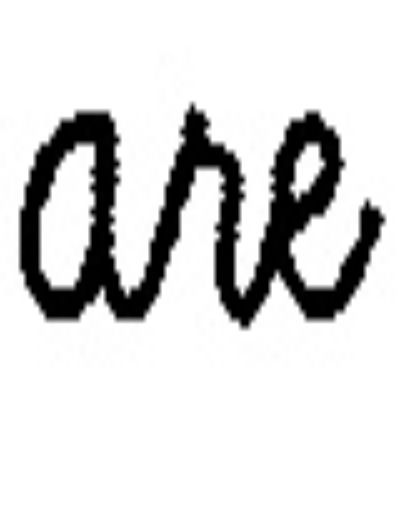
#> input picture src/result/words/0.png, 405 x 512 px; its folder holds only this picture in this run
$ python center-align.py   (older library calls are emulated)
#> lines starting #> are read from the running program, lines starting #| are printed output that depends on the picture; after the words box and inside, x2 and y2 are one past the last pixel; in counts of white or black regions, pixels touching at a corner belong together
# -*- coding: utf-8 -*-
"""
Created on Wed Jul 10 18:44:43 2019

@author: 726094
"""

import numpy as np
import cv2
import os


def add_padding(img, pad_l, pad_t, pad_r, pad_b):

    height, width = img.shape
    #Adding padding to the left side.
    pad_left = np.zeros((height, pad_l), dtype = np.int)
    img = np.concatenate((pad_left, img), axis = 1)

    #Adding padding to the top.
    pad_up = np.zeros((pad_t, pad_l + width))
    img = np.concatenate((pad_up, img), axis = 0)

    #Adding padding to the right.
    pad_right = np.zeros((height + pad_t, pad_r))
    img = np.concatenate((img, pad_right), axis = 1)

    #Adding padding to the bottom
    pad_bottom = np.zeros((pad_b, pad_l + width + pad_r))
    img = np.concatenate((img, pad_bottom), axis = 0)

    return img


images = []
folder='./result/words/'
for filename in os.listdir(folder):
    img = cv2.imread(os.path.join(folder,filename),0)
#> img is the input picture: shape (512, 405); min 0, max 255, mean 216.6
    th, a = cv2.threshold(img, 127, 255,cv2.THRESH_OTSU)
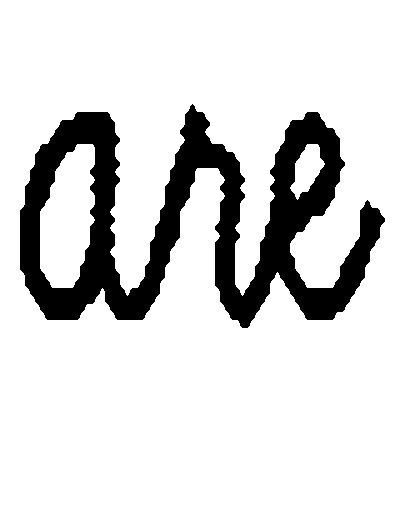
#> a: shape (512, 405); 84.9% white; 1 black region, box (x1, y1, x2, y2) and area: (20, 104, 385, 328) 31277
#> th = 132
    print(len(a))
#| 512
    rowStart, rowEnd, colStart, colEnd  = 0,len(a),0,0
#> rowStart = 0; rowEnd = 512; colStart = 0; colEnd = 0
    if a is None:
        continue
    for row in a:
        empty = True
        for col in row:
            if col!=255:
                empty=False
                break
        if empty:
            rowStart+=1
        else:
            break
#> this loop made 105 passes
#> after the loop, rowStart = 104
    for row in a[::-1]:
        empty = True
        for col in row:
            if col!=255:
                empty=False
                break
        if empty:
            rowEnd-=1
        else:
            break
#> this loop made 185 passes
#> rowEnd on passes 1 to 12: 511, 510, 509, 508, 507, 506, 505, 504, 503, 502, 501, 500
#> after the loop, rowEnd = 328
    cropped = a[rowStart:rowEnd][0:len(a[0])]
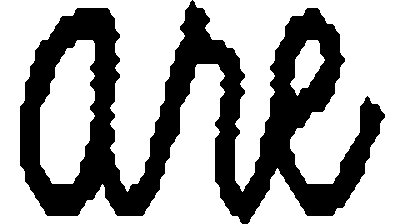
#> cropped: shape (224, 405); 65.5% white; 1 black region, box (x1, y1, x2, y2) and area: (20, 0, 385, 224) 31277
    cv2.imwrite('./result/mod_images/'+filename,cropped)


    # [10 lines of commented-out code are left out]

print("Images resized and saved into designated folder")

$ run again, on src/result/words/4.png
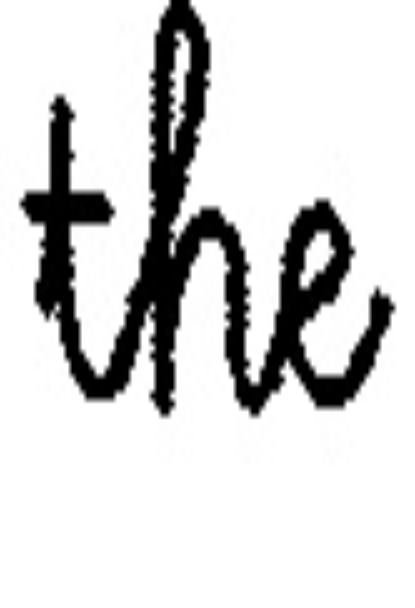
#> input picture src/result/words/4.png, 415 x 608 px
#> img is the input picture: shape (608, 415); min 0, max 255, mean 212.6
#> `th, a = cv2.threshold(img, 127, 255,cv2.THRESH_OTSU)`:
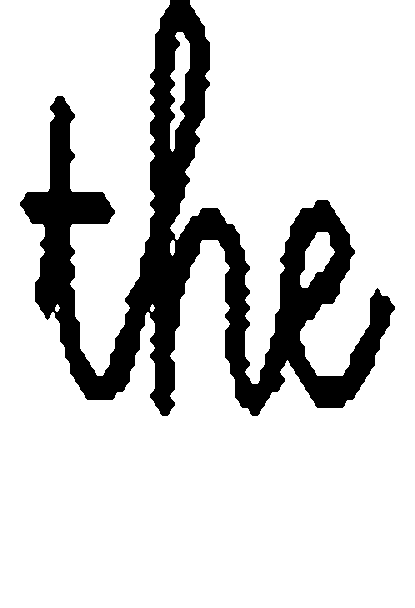
#> a: shape (608, 415); 83.3% white; 1 black region, box (x1, y1, x2, y2) and area: (20, 0, 395, 416) 42089
#> th = 132
#| 608
#> `rowStart, rowEnd, colStart, colEnd  = 0,len(a),0,0`: rowStart = 0; rowEnd = 608; colStart = 0
#> the loop `for row in a:` made 1 pass
#> the loop `for row in a[::-1]:` made 193 passes
#> rowEnd on passes 1 to 8: 607, 606, 605, 604, 603, 602, 601, 600
#> after the loop `for row in a[::-1]:`: rowEnd = 416
#> `cropped = a[rowStart:rowEnd][0:len(a[0])]`:
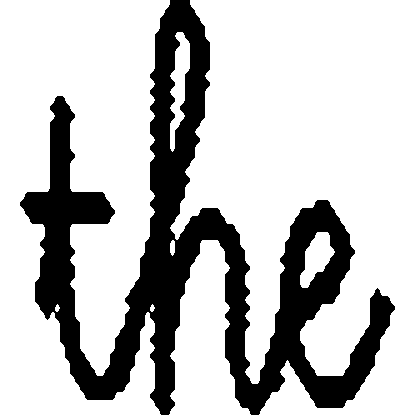
#> cropped: shape (415, 415); 75.6% white; 1 black region, box (x1, y1, x2, y2) and area: (20, 0, 395, 415) 42077

$ run again, on src/result/words/5.png
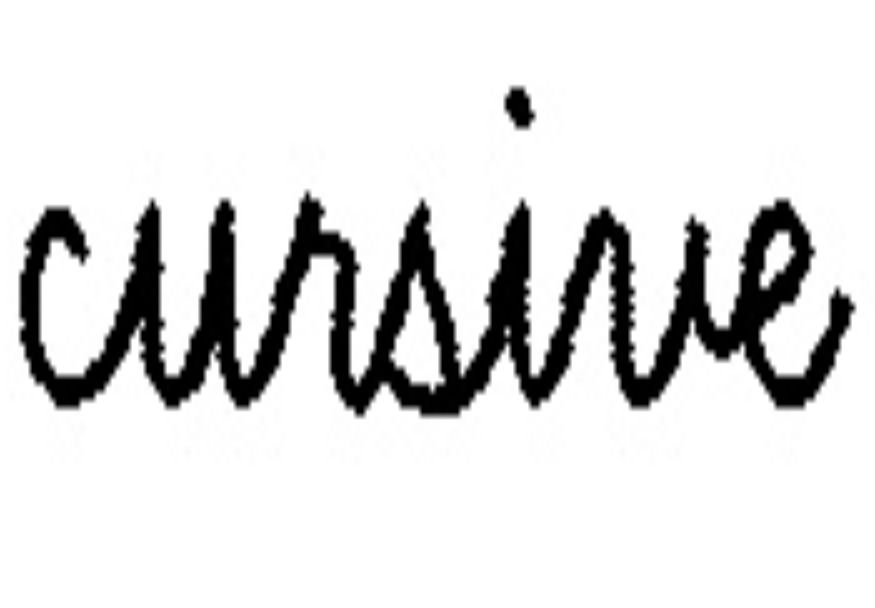
#> input picture src/result/words/5.png, 875 x 608 px
#> img is the input picture: shape (608, 875); min 0, max 255, mean 222.2
#> `th, a = cv2.threshold(img, 127, 255,cv2.THRESH_OTSU)`:
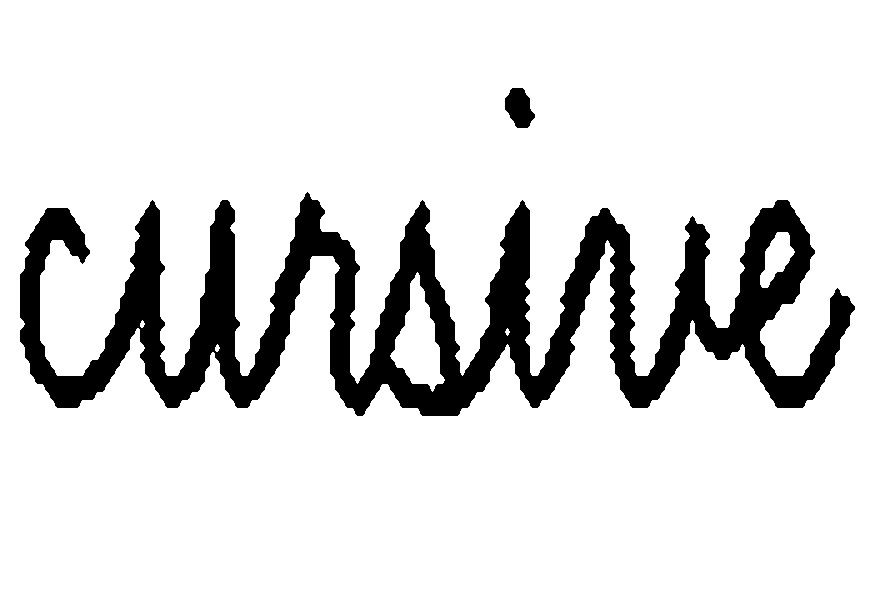
#> a: shape (608, 875); 87.1% white; 2 black regions, box (x1, y1, x2, y2) and area: (20, 192, 855, 416) 67847, (505, 88, 535, 128) 834
#> th = 133
#| 608
#> `rowStart, rowEnd, colStart, colEnd  = 0,len(a),0,0`: rowStart = 0; rowEnd = 608; colStart = 0
#> the loop `for row in a:` made 89 passes
#> after the loop `for row in a:`: rowStart = 88
#> the loop `for row in a[::-1]:` made 193 passes
#> rowEnd on passes 1 to 8: 607, 606, 605, 604, 603, 602, 601, 600
#> after the loop `for row in a[::-1]:`: rowEnd = 416
#> `cropped = a[rowStart:rowEnd][0:len(a[0])]`:
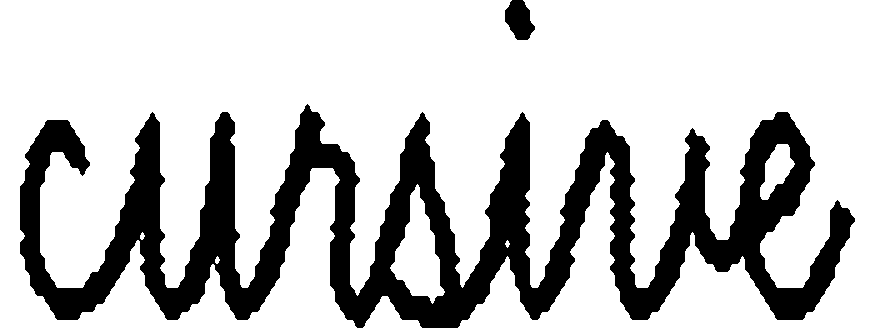
#> cropped: shape (328, 875); 76.1% white; 2 black regions, box (x1, y1, x2, y2) and area: (20, 104, 855, 328) 67847, (505, 0, 535, 40) 834

$ run again, on src/result/words/1.png
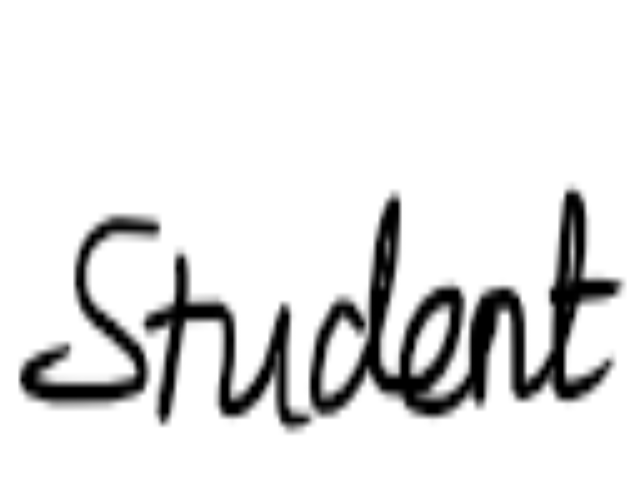
#> input picture src/result/words/1.png, 641 x 496 px
#> img is the input picture: shape (496, 641); min 0, max 255, mean 227.6
#> `th, a = cv2.threshold(img, 127, 255,cv2.THRESH_OTSU)`:
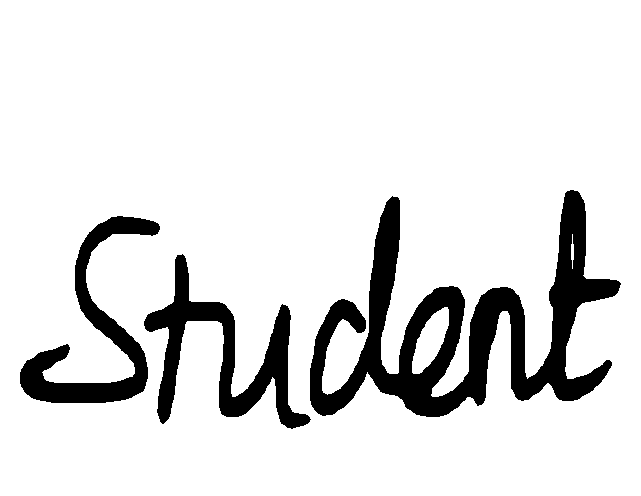
#> a: shape (496, 641); 88.2% white; 3 black regions, box (x1, y1, x2, y2) and area: (310, 190, 621, 417) 22824, (144, 254, 311, 429) 7892, (20, 216, 160, 403) 6721
#> th = 150
#| 496
#> `rowStart, rowEnd, colStart, colEnd  = 0,len(a),0,0`: rowStart = 0; rowEnd = 496; colStart = 0
#> after the loop `for row in a:`: rowStart = 190
#> the loop `for row in a[::-1]:` made 68 passes
#> rowEnd on passes 1 to 8: 495, 494, 493, 492, 491, 490, 489, 488
#> after the loop `for row in a[::-1]:`: rowEnd = 429
#> `cropped = a[rowStart:rowEnd][0:len(a[0])]`:
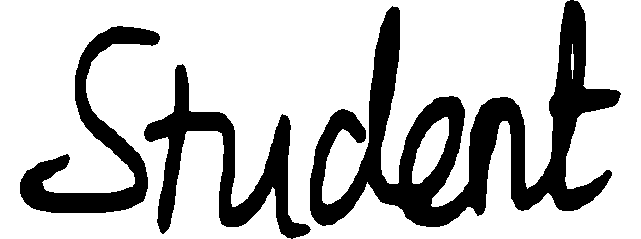
#> cropped: shape (239, 641); 75.6% white; 3 black regions, box (x1, y1, x2, y2) and area: (310, 0, 621, 227) 22824, (144, 64, 311, 239) 7892, (20, 26, 160, 213) 6721
